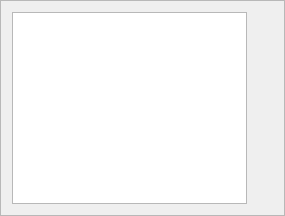
                   <widget class="QFrame" name="row_4">
                    <property name="frameShape">
                     <enum>QFrame::StyledPanel</enum>
                    </property>
                    <property name="frameShadow">
                     <enum>QFrame::Raised</enum>
                    </property>
                    <layout class="QHBoxLayout" name="horizontalLayout">
                     <item>
                      <widget class="QTextEdit" name="pText_state">
                       <property name="sizePolicy">
                        <sizepolicy hsizetype="Fixed" vsizetype="Expanding">
                         <horstretch>40</horstretch>
                         <verstretch>0</verstretch>
                        </sizepolicy>
                       </property>
                       <property name="maximumSize">
                        <size>
                         <width>235</width>
                         <height>16777215</height>
                        </size>
                       </property>
                      </widget>
                     </item>
                     <item>
                      <widget class="QLabel" name="label_origin">
                       <property name="text">
                        <string/>
                       </property>
                       <property name="scaledContents">
                        <bool>true</bool>
                       </property>
                       <property name="alignment">
                        <set>Qt::AlignCenter</set>
                       </property>
                      </widget>
                     </item>
                     <item>
                      <widget class="QLabel" name="label_fiber">
                       <property name="text">
                        <string/>
                       </property>
                       <property name="scaledContents">
                        <bool>true</bool>
                       </property>
                       <property name="alignment">
                        <set>Qt::AlignCenter</set>
                       </property>
                      </widget>
                     </item>
                    </layout>
                   </widget>
